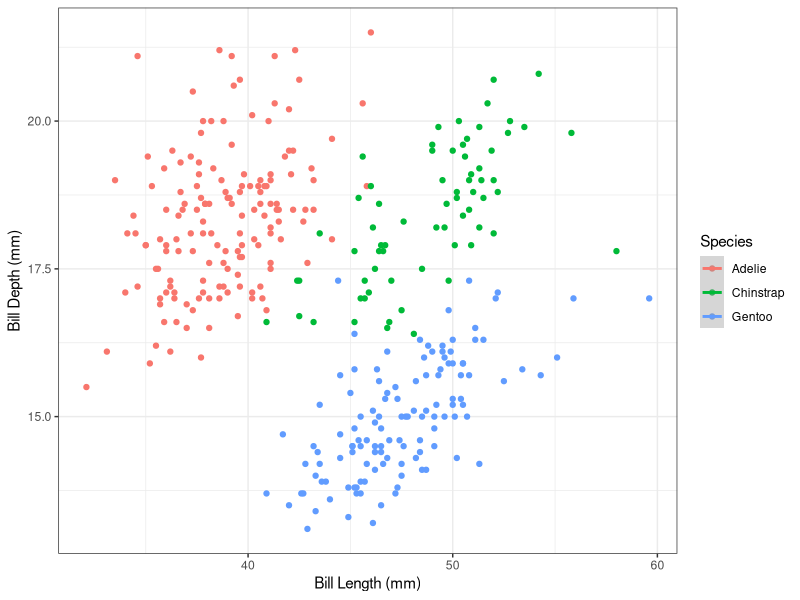

The R source for this figure:
## ---- chunk 1
knitr::opts_chunk$set(echo = TRUE,
                      warning = FALSE,
                      message = FALSE)
## ---- chunk 2
library(tidyverse)
library(here)
library(palmerpenguins)
## ---- chunk 3
glimpse(penguins) # look at the penguin data
## ---- chunk 4
penguins %>% # using the penguin dataset
  ggplot(aes(x = bill_length_mm,
             y = bill_depth_mm,
             color = species))+
  geom_point() +
  geom_smooth(method = "1m") + # add linear regression
  labs(x = "Bill Length (mm)",
       y = "Bill Depth (mm)",
       color = "Species")+
  theme_bw()

